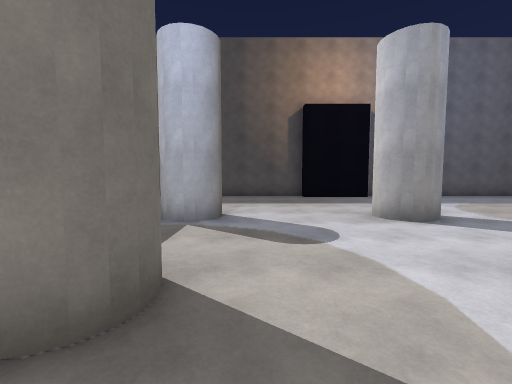
View 1 (above)

14 first-person views from a walk through a scene from a Unity 3-D project. The camera is 1.5 m above the floor, tilts 4° down and sees 90° across. The floor is counted in squares, 1.5 m on a side. Each view is taken from the middle of a square. On the plan, view 1 faces up. The plan holds only what a view shows up to about 11 squares ahead; the rest is blank. The player is left out.

View 2
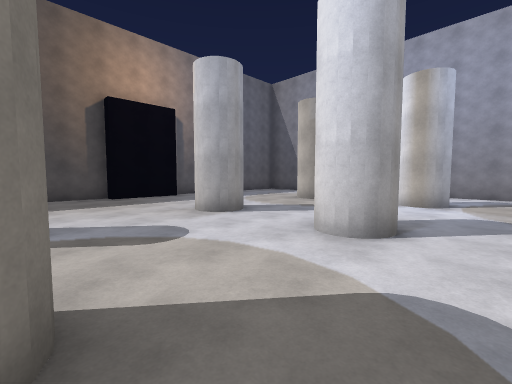

View 3
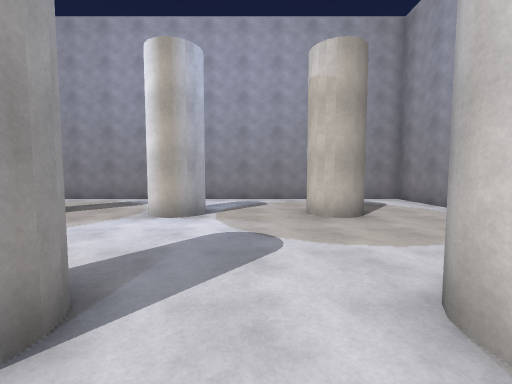

View 4
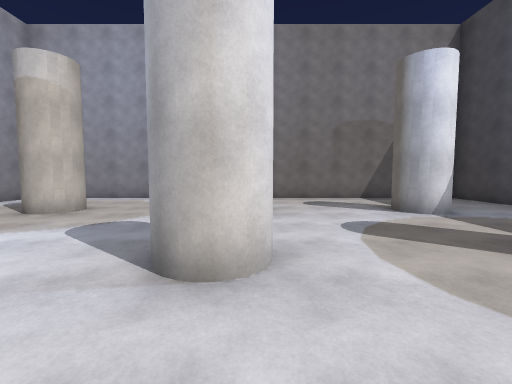

View 5
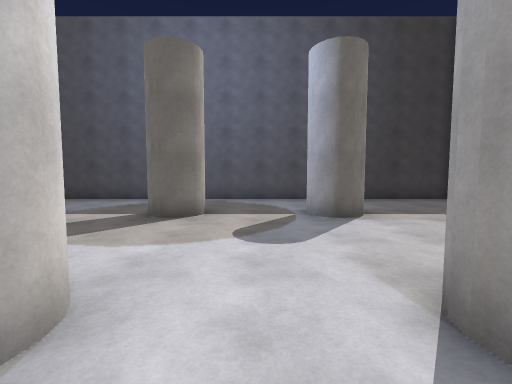

View 6
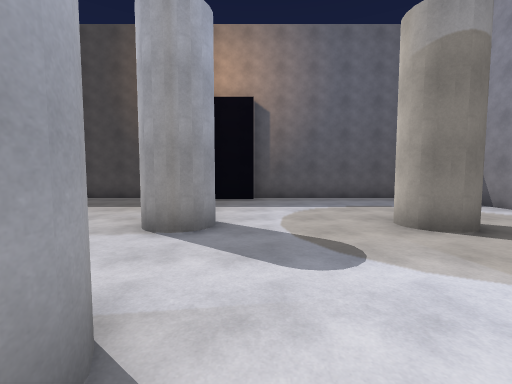

View 7
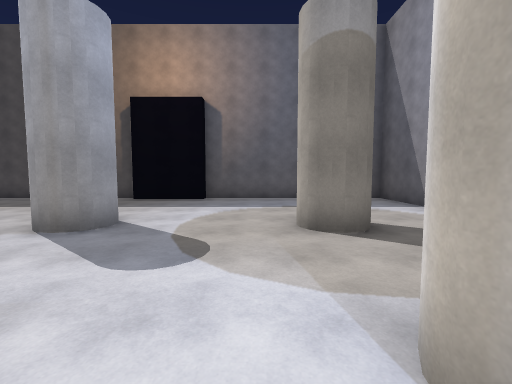

View 8
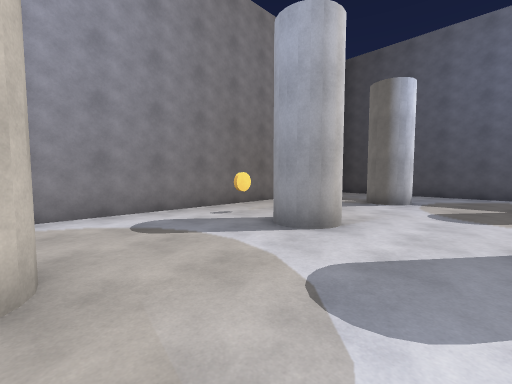

View 9
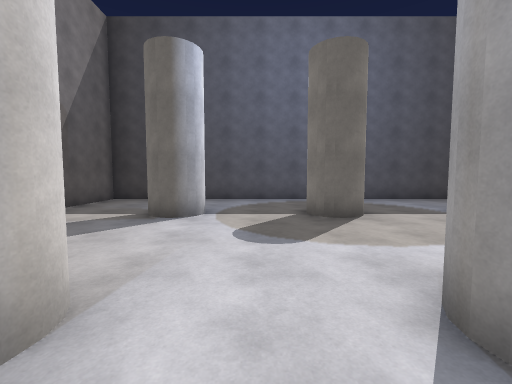

View 10
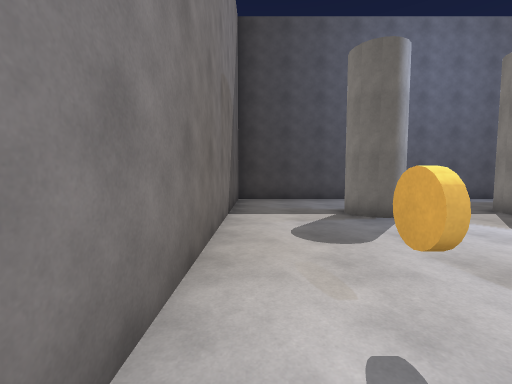

View 11
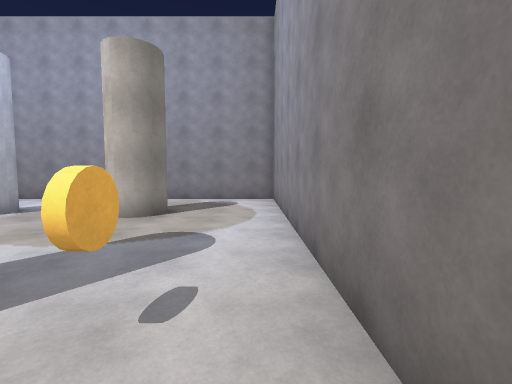

View 12
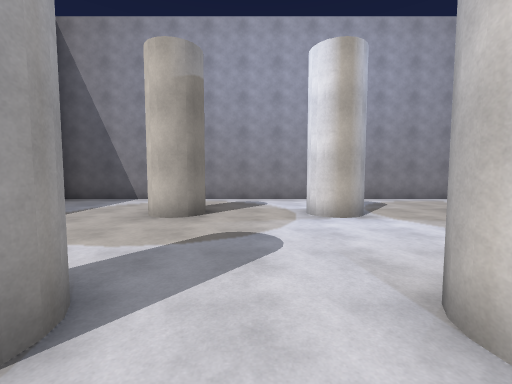

View 13
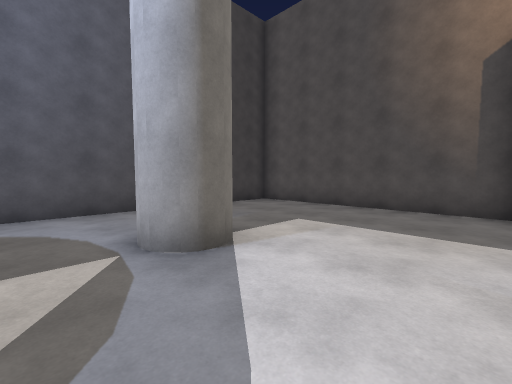

View 14
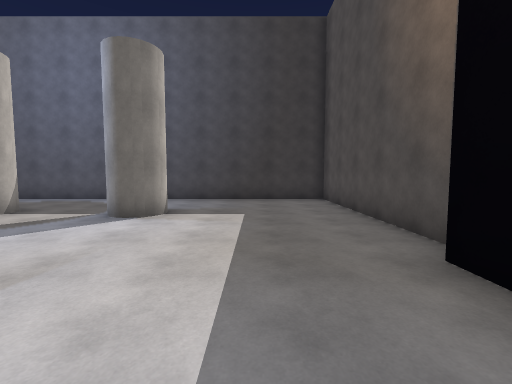

### Floor plan
Key: @ floor where view 1 was taken; # wall or solid block; . floor; O other object.
Columns run from 6 left of view 1 to 13 right of it. Each row starts with its distance up from view 1.
 12 #########  #########
 11 #..................#
 10 #..................#
  9 #..................#
  8 #..................#
  7 #..................#
  6 #...##...##...##...#
  5 #..................#
  4 #..................#
  3 #..................#
  2 #...##...##...##...#
  1 #..................#
  0 #.....@............#
 -1 #..................#
 -2 #...##...##...##...#
 -3 #..................#
 -4 #........O.........#
 -5 #..................#
 -6 ####################

Where each view was taken, in squares from view 1:
view 1: 0 up, 0 right, facing up
view 2: 0 up, 1 left, facing up-right
view 3: 0 up, 2 right, facing right
view 4: 5 up, 3 right, facing down
view 5: 4 up, 5 right, facing left
view 6: 1 up, 5 right, facing up
view 7: 1 up, 7 right, facing up
view 8: 1 up, 8 right, facing down-left
view 9: 0 up, 5 right, facing left
view 10: 5 down, 5 right, facing left
view 11: 5 down, 2 right, facing right
view 12: 4 up, 2 right, facing right
view 13: 4 up, 2 right, facing up-left
view 14: 9 up, 5 right, facing left
